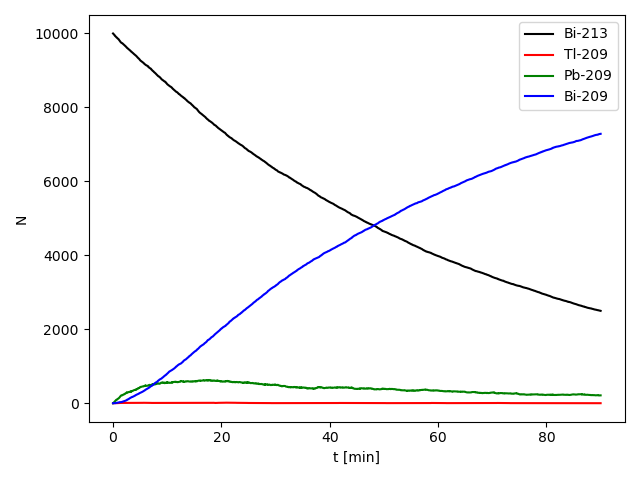

Write the Python code that produced this figure.
import numpy as np
import matplotlib.pyplot as plt
from random import random

def run():

    N0 = int(1e4)
    dt = 1
    tmax = 5400 #90 min
    tpoints = np.arange(0., tmax, dt)
    
    Bi213, Tl209, Pb209, Bi209 = N0, 0, 0, 0
    Bi213_points, Tl209_points, Pb209_points, Bi209_points = [N0], [0], [0], [0]
    lambda_Bi213, lambda_Tl209, lambda_Pb209 = 46*60, 2.2*60, 3.3*60
    
    #start the main loop
    for t in tpoints:

        if t%1000 == 0:
            print("we are at t = {}s".format(t))
            
        #do the Pb209 -> Bi209 decay (half life is 3.3 min)
        p = 1 - 2**(-dt/lambda_Pb209)
        decay = 0
        for i in range(Pb209):
            if random() < p:
                decay += 1
        Pb209 -= decay
        Bi209 += decay

        #do the Tl209 -> Pb209 decay (half life is 2.2 min)
        p = 1 - 2**(-dt/lambda_Tl209)
        decay = 0
        for i in range(Tl209):
            if random() < p:
                decay += 1
        Tl209 -= decay
        Pb209 += decay

        #finally, do the Bi213 -> Pb209 decay (half life is 46 min), but also the\
            #Bi213 -> Tl209 pathway
        p = (1 - 2**(-dt/lambda_Bi213))
        decay = 0
        for i in range(Bi213):
            q = random()
            if q > p: #it does not decay
                continue
            else: #it decays, and we have to choose a pathway
                decay += 1
                if q/p < .9791:
                    Pb209 += 1
                else:
                    Tl209 += 1
        Bi213 -= decay            
            
        #append the lists 
        Bi213_points.append(Bi213)
        Tl209_points.append(Tl209)
        Pb209_points.append(Pb209)
        Bi209_points.append(Bi209)

    plot(Bi213_points, Tl209_points, Pb209_points, Bi209_points)
    
    return


def plot(Y0, Y1, Y2, Y3):

    plt.figure()
    t = np.arange(len(Y0))/60
    plt.plot(t, Y0, 'k-', label = 'Bi-213')
    plt.plot(t, Y1, 'r-', label = 'Tl-209')
    plt.plot(t, Y2, 'g-', label = 'Pb-209')
    plt.plot(t, Y3, 'b-', label = 'Bi-209')
    
    plt.xlabel('t [min]')
    plt.ylabel('N')
    plt.legend()

    plt.tight_layout()
    plt.savefig('radioactive.png')

if __name__ == "__main__":
    run()
